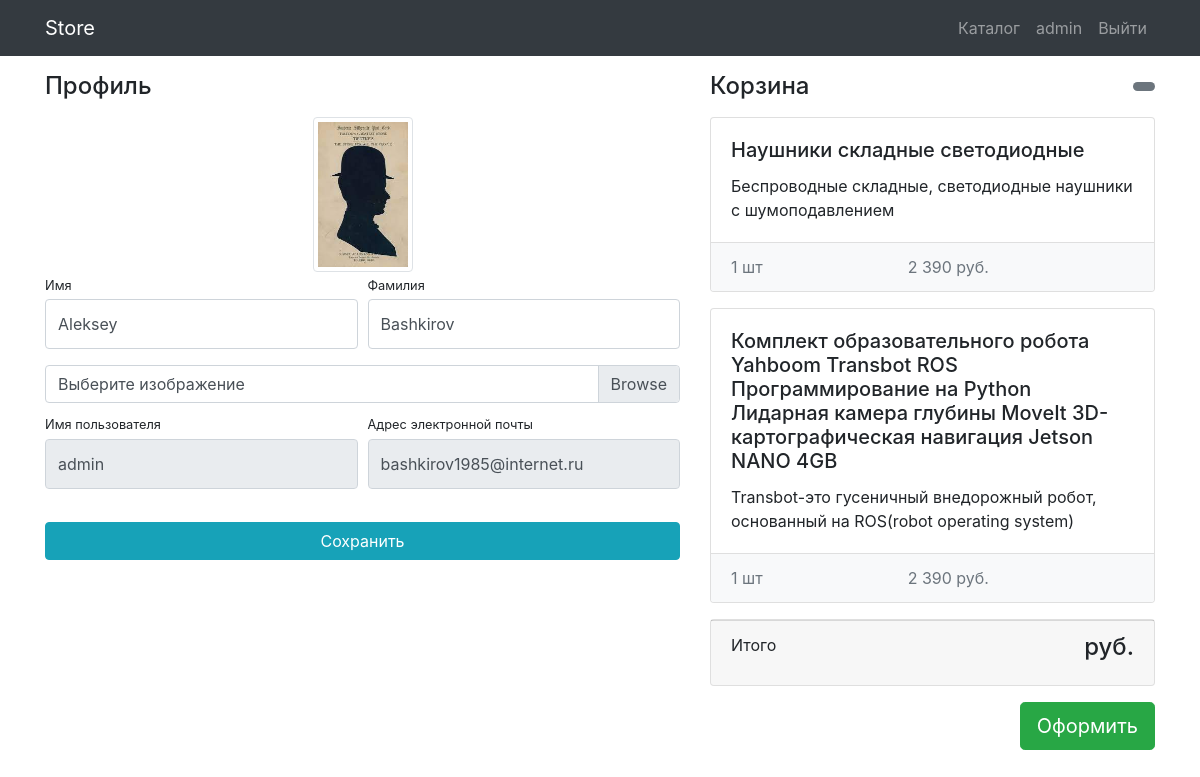
/users/profile/ (signed in), run on the app's committed database.
### users/models.py (models this page shows)
class User(AbstractUser):
    image = models.ImageField(upload_to='images_of_users_of_devices_shop', blank=True)

### products/models.py (models this page shows, shortened)
class Basket(models.Model):
    user = models.ForeignKey(User, on_delete=models.CASCADE)
    product = models.ForeignKey(Product, on_delete=models.CASCADE)
    quantity = models.PositiveIntegerField(default=0)
    create_database = models.DateTimeField(auto_now_add=True)
    class Meta:
        verbose_name = 'Товар в корзину'
        verbose_name_plural = 'Корзина'

class Product(models.Model):
    name = models.CharField(max_length=300, verbose_name="Название")
    image = models.ImageField(upload_to='device_image/%Y', blank=True, verbose_name='Фото')
    description = models.TextField(max_length=1000, verbose_name='Описание')
    short_description = models.CharField(max_length=300, blank=True, verbose_name="Краткое описание")
    price = models.DecimalField(max_digits=10, decimal_places=2, default=0, verbose_name="Цена")
    quantity = models.IntegerField(default=0, verbose_name="Количество")
    time = models.DateTimeField(auto_now_add=True, verbose_name="Дата")
    time_update = models.DateTimeField(auto_now=True, verbose_name="Дата обновления")
    category = models.ForeignKey(ProductCategory, on_delete=models.CASCADE, verbose_name="Категория")
    class Meta:
        verbose_name = 'Товар'
        verbose_name_plural = 'Товары'
        ordering = ['-time']

### users/views.py (the view)
# urls.py: path('profile/', views.profile, name='profile'),
def profile(request):
    user = request.user
    if request.method == "POST":
        form = UserProfileForm(
            data=request.POST,
            files=request.FILES,
            instance=user)
        if form.is_valid():
            form.save()
            return redirect('profile')
    else:
        form = UserProfileForm(instance=user)
    context = {
        'form': form,
        'baskets': Basket.objects.filter(user=user)
    }
    return render(request, 'users/profile.html', context)

### users/forms.py
class UserProfileForm(UserChangeForm):
    username = forms.CharField(widget=forms.TextInput(attrs={'readonly': True}))
    email = forms.CharField(widget=forms.EmailInput(attrs={'readonly': True}))
    image = forms.ImageField(widget=forms.FileInput(), required=False)
    def __init__(self, *args, **kwargs):
        super(UserProfileForm, self).__init__(*args, **kwargs)
        for field in self.fields.values():
            field.widget.attrs["class"] = "form-control py-4"
        self.fields['image'].widget.attrs['class'] = 'custom-file-input'
    class Meta:
        model = User
        fields = ('username', 'email', 'first_name', 'last_name', 'image')

### templates/users/profile.html (shortened to what this page needs)
{% extends 'base.html' %}
{% load static %}
{% block css %}<link href="{% static 'css/profile.css' %}" rel="stylesheet">{% endblock %}
{% block content %}
<div class="container">
    <div class="row">
        <div class="col-lg-7">
            <h4 class="mt-3 mb-3">Профиль</h4>
            <div class="col-lg-12 text-center">
                <img width="100" height="100"
                     src="{% if user.image %} {{ user.image.url }} {% else %} {% static 'img/users/default.png' %} {% endif %}"
                     class="img-thumbnail">
            </div>
            <form action="{% url 'profile' %}" method="post" enctype="multipart/form-data">
                <div class="form-row">
                    <div class="col-lg-6">
                        <div class="form-group">
                            <label class="small mb-1"
                                   for="{{ form.first_name.id_for_label }}">
                                Имя</label>
                            {{ form.first_name }}
                        </div>
                    </div>
                    <div class="col-lg-6">
                        <div class="form-group">
                            <label class="small mb-1" for="{{ form.last_name.id_for_label }}">Фамилия</label>
                            {{ form.last_name }}
                        </div>
                    </div>
                </div>
                <div class="form-row mb-2">
                    <div class="col-lg-12">
                        <div class="custom-file">
                            <label class="custom-file-label" for="{{ form.image.id_for_label  }}">Выберите изображение</label>
                        </div>
                    </div>
                </div>
                <div class="form-row">
                    <div class="col-lg-6">
                        <label class="small mb-1" for="{{ form.username.id_for_label }}">Имя пользователя</label>
                        {{ form.username }}
                    </div>
                    <div class="col-lg-6">
                        <label class="small mb-1" for="{{ form.email.id_for_label }}">Адрес электронной
                            почты</label>
                        {{ form.email }}
                    </div>
                </div>
                <div class="form-row">
                    <div class="col-lg-12" style="margin-top: 33px;">
                        <input class="btn btn-info btn-block" type="submit" value="Сохранить">
                    </div>
                </div>
            </form>
        </div>
        {% include 'products/basket.html' %}
    </div>
</div>
{% endblock %}

### templates/base.html (shortened to what this page needs)
{% load static %}
<!DOCTYPE html>
<html lang="en">
<head>
    <link href="{% static 'vendor/bootstrap/css/bootstrap.min.css' %}" rel="stylesheet">
    {% block css %}{% endblock %}
</head>
<body>
<nav class="navbar navbar-expand-lg navbar-dark bg-dark fixed-top">
    <div class="container">
        <a class="navbar-brand" href="{% url 'index' %}">Store</a>
        <div class="collapse navbar-collapse" id="navbarResponsive">
            <ul class="navbar-nav ml-auto">
                <li class="nav-item">
                    <a class="nav-link" href="{% url 'products' %}">Каталог  </a>
                </li>
                {% if user.is_authenticated %}
                <li class="nav-item">
                    <a class="nav-link" href="{% url 'profile' %}" >{{ user.username }}
                    </a>
                </li>
                <li class="nav-item">
                    <a class="nav-link" href="{% url 'logout' %}">Выйти </a>
                </li>
                {% else %}
                <li class="nav-item">
                    <a class="nav-link" href="{% url 'login' %}">Войти <i class="fas fa-sign-in-alt"></i></a>
                </li>
                {% endif %}
            </ul>
        </div>
    </div>
</nav>
{% block content %}
{% endblock %}
</body>
</html>

### templates/products/basket.html (shortened to what this page needs)
{% if baskets %}
<div class="col-lg-5">
            <h4 class="mt-3 mb-3 d-flex justify-content-between align-items-center mb-3">
                Корзина
                <span class="badge badge-secondary badge-pill">
                </span>
            </h4>
            {% for basket in baskets %}
            <div class="card mb-3">
                <div class="card-body">
                    <h5 class="card-title">{{ basket.product.name }}</h5>
                    <p class="card-text">{{ basket.product.short_description }}</p>
                </div>
                <ul class="list-group list-group-flush">
                    <li class="list-group-item d-flex justify-content-between lh-condensed bg-light">
                        <span class="text-muted">{{ basket.quantity }} шт</span>
                        <span class="text-muted">2 390 руб.</span>
                    </li>
                </ul>
            </div>
            {% endfor %}
            <div class="card mb-3">
                <div class="card-footer">
                    <p class="float-left">Итого</p>
                    <h4 class="float-right">{{ total_sum }} руб.</h4>
                </div>
            </div>
            <button type="button" class="btn btn-success btn-lg float-right">Оформить</button>
        </div>
{% else %}
    <div class="col-lg-5">
        <h4 class="mt-3 mb-3 text-center">
            Корзина пуста
        </h4>
    </div>
{% endif %}

### products/static/css/profile.css (style rules this page uses)
body { padding-top: 56px; }

### data on the page
User: username "admin", image (picture), first_name "Aleksey", last_name "Bashkirov", email "bashkirov1985@internet.ru"
Basket: product.name "Наушники складные светодиодные", product.short_description "Беспроводные складные, светодиодные наушники с шумоподавлением", quantity "1"
Basket: product.name "Комплект образовательного робота Yahboom Transbot ROS Программирование на Python Лидарная камера глубины MoveIt 3D-картографическая навигация Jetson NANO 4GB", product.short_description "Transbot-это гусеничный внедорожный робот, основанный на ROS(robot operating system)", quantity "1"
